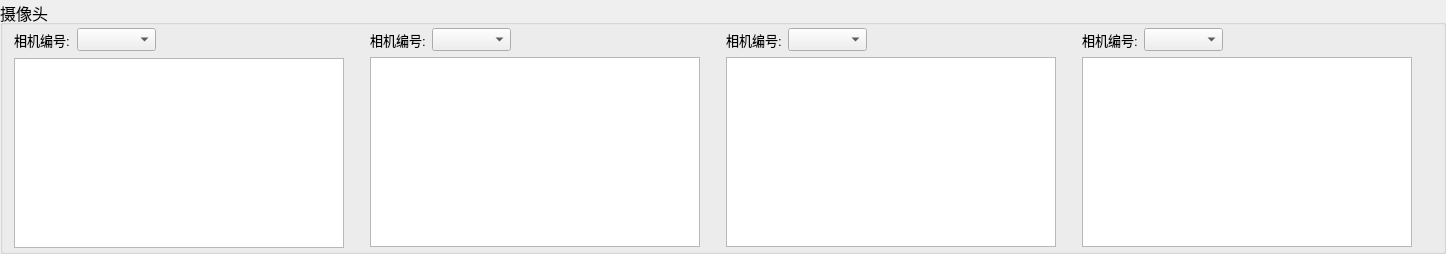
        <widget class="QGroupBox" name="groupBox_camera">
         <property name="sizePolicy">
          <sizepolicy hsizetype="Fixed" vsizetype="Maximum">
           <horstretch>0</horstretch>
           <verstretch>0</verstretch>
          </sizepolicy>
         </property>
         <property name="minimumSize">
          <size>
           <width>0</width>
           <height>0</height>
          </size>
         </property>
         <property name="maximumSize">
          <size>
           <width>1500</width>
           <height>310</height>
          </size>
         </property>
         <property name="font">
          <font>
           <pointsize>12</pointsize>
          </font>
         </property>
         <property name="title">
          <string>摄像头</string>
         </property>
         <layout class="QHBoxLayout" name="horizontalLayout_2">
          <property name="topMargin">
           <number>3</number>
          </property>
          <property name="bottomMargin">
           <number>3</number>
          </property>
          <item>
           <layout class="QVBoxLayout" name="vLay_cameraFR">
            <property name="spacing">
             <number>7</number>
            </property>
            <item>
             <layout class="QHBoxLayout" name="horizontalLayout_7">
              <item>
               <widget class="QLabel" name="label_4">
                <property name="font">
                 <font>
                  <pointsize>10</pointsize>
                 </font>
                </property>
                <property name="text">
                 <string>相机编号:</string>
                </property>
               </widget>
              </item>
              <item>
               <widget class="QComboBox" name="comboBox_cameraFR">
                <property name="maximumSize">
                 <size>
                  <width>160</width>
                  <height>16777215</height>
                 </size>
                </property>
                <property name="font">
                 <font>
                  <pointsize>10</pointsize>
                 </font>
                </property>
               </widget>
              </item>
              <item>
               <spacer name="horizontalSpacer_17">
                <property name="orientation">
                 <enum>Qt::Horizontal</enum>
                </property>
                <property name="sizeHint" stdset="0">
                 <size>
                  <width>40</width>
                  <height>20</height>
                 </size>
                </property>
               </spacer>
              </item>
             </layout>
            </item>
            <item>
             <widget class="QMyGraphicsView" name="graView_cameraFR">
              <property name="minimumSize">
               <size>
                <width>330</width>
                <height>190</height>
               </size>
              </property>
              <property name="maximumSize">
               <size>
                <width>330</width>
                <height>190</height>
               </size>
              </property>
             </widget>
            </item>
           </layout>
          </item>
          <item>
           <spacer name="horizontalSpacer_12">
            <property name="orientation">
             <enum>Qt::Horizontal</enum>
            </property>
            <property name="sizeHint" stdset="0">
             <size>
              <width>20</width>
              <height>20</height>
             </size>
            </property>
           </spacer>
          </item>
          <item>
           <layout class="QVBoxLayout" name="vLay_cameraU">
            <item>
             <layout class="QHBoxLayout" name="horizontalLayout_10">
              <item>
               <widget class="QLabel" name="label_7">
                <property name="font">
                 <font>
                  <pointsize>10</pointsize>
                 </font>
                </property>
                <property name="text">
                 <string>相机编号:</string>
                </property>
               </widget>
              </item>
              <item>
               <widget class="QComboBox" name="comboBox_cameraU">
                <property name="maximumSize">
                 <size>
                  <width>160</width>
                  <height>16777215</height>
                 </size>
                </property>
                <property name="font">
                 <font>
                  <pointsize>10</pointsize>
                 </font>
                </property>
               </widget>
              </item>
              <item>
               <spacer name="horizontalSpacer_20">
                <property name="orientation">
                 <enum>Qt::Horizontal</enum>
                </property>
                <property name="sizeHint" stdset="0">
                 <size>
                  <width>40</width>
                  <height>20</height>
                 </size>
                </property>
               </spacer>
              </item>
             </layout>
            </item>
            <item>
             <widget class="QMyGraphicsView" name="graView_cameraU">
              <property name="minimumSize">
               <size>
                <width>330</width>
                <height>190</height>
               </size>
              </property>
              <property name="maximumSize">
               <size>
                <width>330</width>
                <height>190</height>
               </size>
              </property>
             </widget>
            </item>
           </layout>
          </item>
          <item>
           <spacer name="horizontalSpacer_13">
            <property name="orientation">
             <enum>Qt::Horizontal</enum>
            </property>
            <property name="sizeHint" stdset="0">
             <size>
              <width>20</width>
              <height>20</height>
             </size>
            </property>
           </spacer>
          </item>
          <item>
           <layout class="QVBoxLayout" name="vLay_cameraBL">
            <item>
             <layout class="QHBoxLayout" name="horizontalLayout_8">
              <item>
               <widget class="QLabel" name="label_5">
                <property name="font">
                 <font>
                  <pointsize>10</pointsize>
                 </font>
                </property>
                <property name="text">
                 <string>相机编号:</string>
                </property>
               </widget>
              </item>
              <item>
               <widget class="QComboBox" name="comboBox_cameraBL">
                <property name="maximumSize">
                 <size>
                  <width>160</width>
                  <height>16777215</height>
                 </size>
                </property>
                <property name="font">
                 <font>
                  <pointsize>10</pointsize>
                 </font>
                </property>
               </widget>
              </item>
              <item>
               <spacer name="horizontalSpacer_18">
                <property name="orientation">
                 <enum>Qt::Horizontal</enum>
                </property>
                <property name="sizeHint" stdset="0">
                 <size>
                  <width>40</width>
                  <height>20</height>
                 </size>
                </property>
               </spacer>
              </item>
             </layout>
            </item>
            <item>
             <widget class="QMyGraphicsView" name="graView_cameraBL">
              <property name="minimumSize">
               <size>
                <width>330</width>
                <height>190</height>
               </size>
              </property>
              <property name="maximumSize">
               <size>
                <width>330</width>
                <height>190</height>
               </size>
              </property>
             </widget>
            </item>
           </layout>
          </item>
          <item>
           <spacer name="horizontalSpacer_4">
            <property name="orientation">
             <enum>Qt::Horizontal</enum>
            </property>
            <property name="sizeHint" stdset="0">
             <size>
              <width>20</width>
              <height>20</height>
             </size>
            </property>
           </spacer>
          </item>
          <item>
           <layout class="QVBoxLayout" name="vLay_cameraD">
            <item>
             <layout class="QHBoxLayout" name="horizontalLayout_9">
              <item>
               <widget class="QLabel" name="label_6">
                <property name="font">
                 <font>
                  <pointsize>10</pointsize>
                 </font>
                </property>
                <property name="text">
                 <string>相机编号:</string>
                </property>
               </widget>
              </item>
              <item>
               <widget class="QComboBox" name="comboBox_cameraD">
                <property name="maximumSize">
                 <size>
                  <width>160</width>
                  <height>16777215</height>
                 </size>
                </property>
                <property name="font">
                 <font>
                  <pointsize>10</pointsize>
                 </font>
                </property>
               </widget>
              </item>
              <item>
               <spacer name="horizontalSpacer_19">
                <property name="orientation">
                 <enum>Qt::Horizontal</enum>
                </property>
                <property name="sizeHint" stdset="0">
                 <size>
                  <width>40</width>
                  <height>20</height>
                 </size>
                </property>
               </spacer>
              </item>
             </layout>
            </item>
            <item>
             <widget class="QMyGraphicsView" name="graView_cameraD">
              <property name="minimumSize">
               <size>
                <width>330</width>
                <height>190</height>
               </size>
              </property>
              <property name="maximumSize">
               <size>
                <width>330</width>
                <height>190</height>
               </size>
              </property>
             </widget>
            </item>
           </layout>
          </item>
          <item>
           <spacer name="horizontalSpacer_7">
            <property name="orientation">
             <enum>Qt::Horizontal</enum>
            </property>
            <property name="sizeHint" stdset="0">
             <size>
              <width>20</width>
              <height>20</height>
             </size>
            </property>
           </spacer>
          </item>
         </layout>
        </widget>
